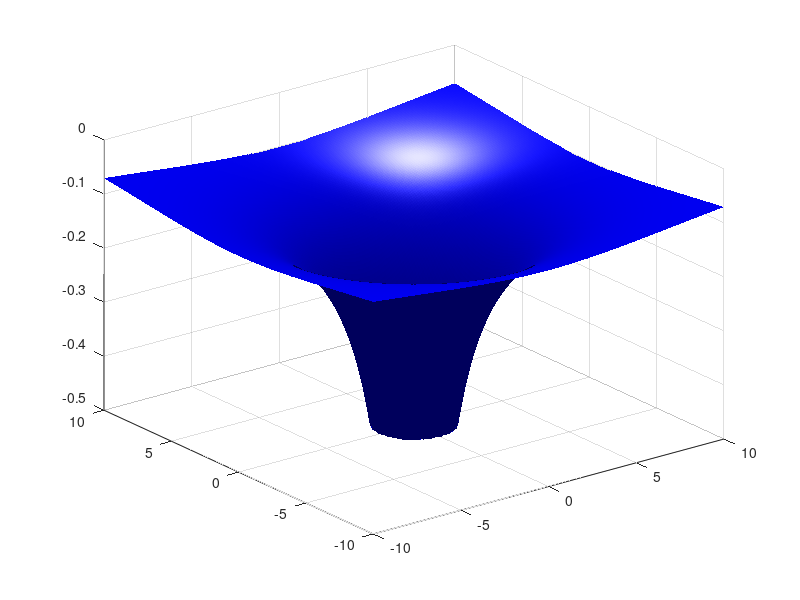

The MATLAB source for this figure: (Note: this script raises an error after producing the figure.)
%pasteur

dx=.1;
zzmax=2;
x=-10:dx:10;
y=-10:dx:10;
[X,Y]=meshgrid(x,y);
zz=sqrt(X.^2+Y.^2);
[i,j]=find(zz<zzmax);
ij=length(i);
for ij = 1:ij
    zz(i(ij),j(ij))=zzmax;
end
z=-1./zz;
figure
surf(X,Y,z,'FaceColor','blue','EdgeColor','none')
camlight left; lighting phong

g=-1./abs(x);
figure
plot(x,g,'b')
grid on, hold on
plot([0 0],[-10 1],'k')
plot([-2 0],[0 -2],'r')
plot([-1 0],[-1 -1],':g')

